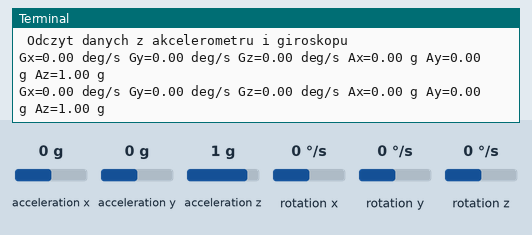
Simulated run of this program. Board: Raspberry Pi (BCM pin numbers). Shown: the last lines printed to the terminal. The inputs (shaded band) are chosen by the test bench; at power-on: acceleration x 0 g, acceleration y 0 g, acceleration z 1 g, rotation x 0 °/s, rotation y 0 °/s, rotation z 0 °/s.

Above: at 1.2 s.
1.3 s: acceleration x set to -1.4 g
At 2.6 s:
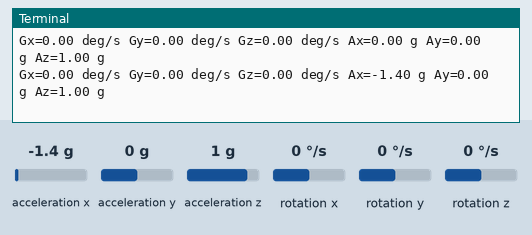
2.8 s: acceleration y set to -1.4 g
At 3.8 s:
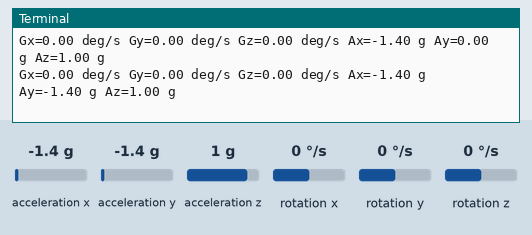
4.3 s: acceleration z set to -1.4 g
At 5.6 s:
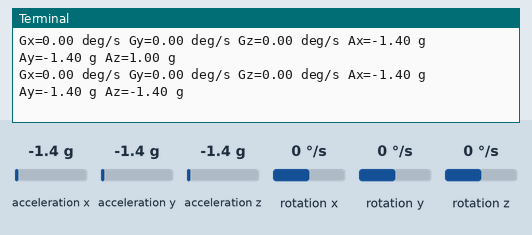
5.8 s: rotation x set to -192 °/s
At 6.9 s:
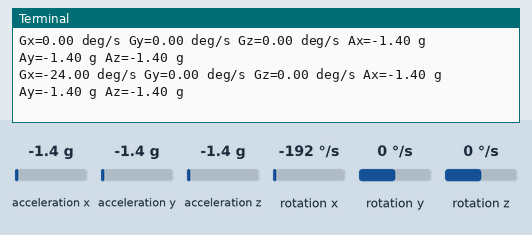
7.3 s: rotation y set to -192 °/s
At 8.9 s:
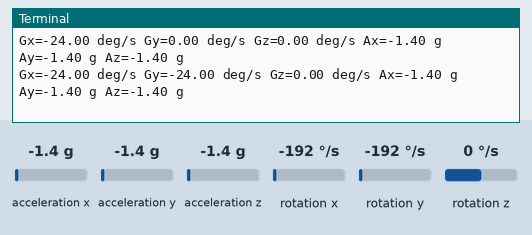

The program:

imu_mpu_6050.py
```python
#!/usr/bin/python
# -*- coding:utf-8 -*-

import smbus			#import modułu SMBus magistrali I2C
from time import sleep

#niektóre rejestry czujnika MPU6050 i ich adresy
PWR_MGMT_1   = 0x6B
SMPLRT_DIV   = 0x19
CONFIG       = 0x1A
GYRO_CONFIG  = 0x1B
INT_ENABLE   = 0x38
ACCEL_XOUT_H = 0x3B
ACCEL_YOUT_H = 0x3D
ACCEL_ZOUT_H = 0x3F
GYRO_XOUT_H  = 0x43
GYRO_YOUT_H  = 0x45
GYRO_ZOUT_H  = 0x47


def MPU_Init():
	#cz. probkowania
	bus.write_byte_data(Device_Address, SMPLRT_DIV, 7)

	#zasilanie
	bus.write_byte_data(Device_Address, PWR_MGMT_1, 1)

	#konfiguracja
	bus.write_byte_data(Device_Address, CONFIG, 0)

	#konfiguracja giro.
	bus.write_byte_data(Device_Address, GYRO_CONFIG, 24)

	#przerwania
	bus.write_byte_data(Device_Address, INT_ENABLE, 1)

def read_raw_data(addr):
	#dane przysp. lin. i pr. kąt. 16-bitowe
        high = bus.read_byte_data(Device_Address, addr)
        low = bus.read_byte_data(Device_Address, addr+1)


        value = ((high << 8) | low)

        #znak danych
        if(value > 32768):
                value = value - 65536
        return value


bus = smbus.SMBus(1) 	# lub bus = smbus.SMBus(0) dla starszych wersji
Device_Address = 0x68   # adres urządzenia MPU6050

MPU_Init()

print (" Odczyt danych z akcelerometru i giroskopu")

while True:

	#surowe dane z akcelerometru
	acc_x = read_raw_data(ACCEL_XOUT_H)
	acc_y = read_raw_data(ACCEL_YOUT_H)
	acc_z = read_raw_data(ACCEL_ZOUT_H)

	#surowe dane z giroskopu
	gyro_x = read_raw_data(GYRO_XOUT_H)
	gyro_y = read_raw_data(GYRO_YOUT_H)
	gyro_z = read_raw_data(GYRO_ZOUT_H)

	#skalowanie
	Ax = acc_x/16384.0
	Ay = acc_y/16384.0
	Az = acc_z/16384.0

	Gx = gyro_x/131.0
	Gy = gyro_y/131.0
	Gz = gyro_z/131.0


	print ("Gx=%.2f" %Gx, "deg/s", "Gy=%.2f" %Gy, "deg/s", "Gz=%.2f" %Gz, "deg/s", "Ax=%.2f g" %Ax, "Ay=%.2f g" %Ay, "Az=%.2f g" %Az)
	sleep(1)
```

Measured:
- after the input at 1.3 s, the terminal: prints a new line after 0.72 s (image 1)
- after the input at 2.8 s, the terminal: prints a new line after 0.23 s (image 2)
- after the input at 4.3 s, the terminal: prints a new line after 0.74 s (image 3)
- after the input at 5.8 s, the terminal: prints a new line after 0.24 s (image 4)
- after the input at 7.3 s, the terminal: prints a new line after 0.76 s (image 5)
